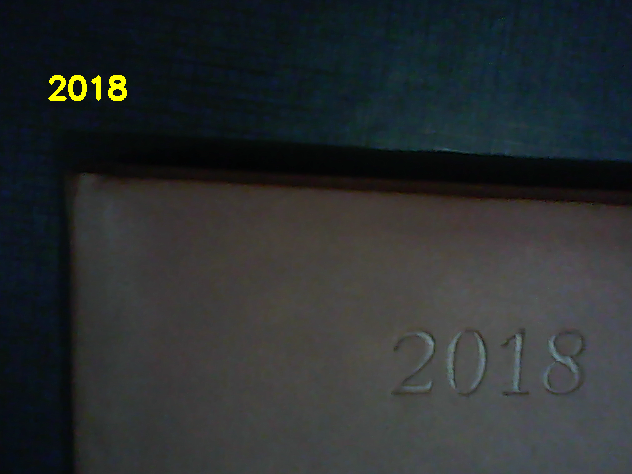
#> input picture images/2018.png, 632 x 474 px, given in place of the camera
$ python emboss_real_time.py   (older library calls are emulated)
#> lines starting #> are read from the running program, lines starting #| are printed output that depends on the picture; after the words box and inside, x2 and y2 are one past the last pixel; in counts of white or black regions, pixels touching at a corner belong together
import cv2
import numpy as np
from matplotlib import pyplot as plt
import imutils
import pytesseract

# read from web camera
cap = cv2.VideoCapture(1)

while True:
    # Read a frame
    _,image = cap.read()
#> image is the input picture: shape (474, 632, 3); mean B, G, R 48.1, 46.9, 42.5
    img = cv2.cvtColor(image, cv2.COLOR_BGR2GRAY)
    img = cv2.GaussianBlur(img, (7,7), 0)

    # perform edge detection, then perform a dilation + erosion to
    # close gaps in between object edges
    edged = cv2.Canny(img, 40, 90)
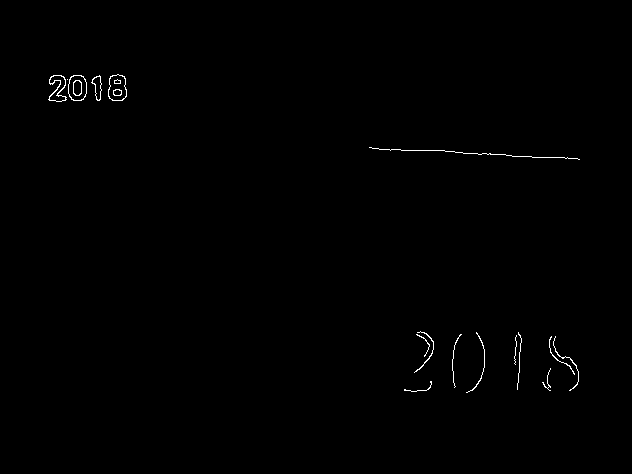
#> edged: shape (474, 632); 0.41% white in thin lines or dots, all inside (x1, y1, x2, y2) = (48, 74, 580, 393)
    dilate = cv2.dilate(edged, None, iterations=2)
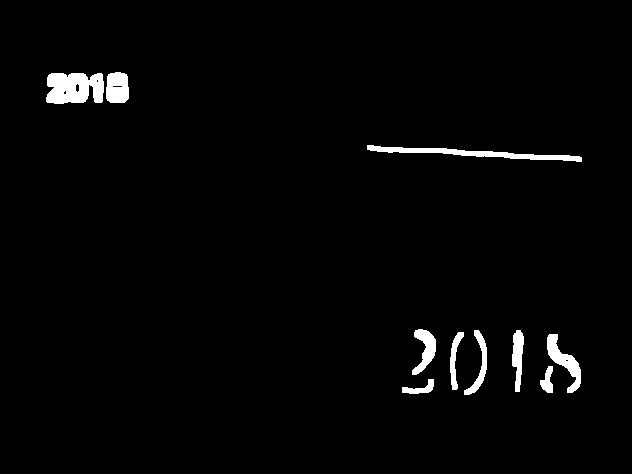
#> dilate: shape (474, 632); 2.1% white; 10 white regions
    # erode = cv2.erode(dilate, None, iterations=1)

    # create ann empty mask
    mask = np.ones(img.shape[:2], dtype="uint8") * 255

    # find the contours
    cnts = cv2.findContours(dilate.copy(), cv2.RETR_EXTERNAL,cv2.CHAIN_APPROX_SIMPLE)
#> cnts = 10 contours; largest, box (x1, y1, x2, y2) and area: (46, 73, 104, 104) 1424, (367, 145, 582, 162) 924, (547, 334, 581, 393) 662, (106, 72, 129, 103) 594, (412, 329, 436, 375) 492
    cnts = cnts[0] if imutils.is_cv2() else cnts[1]

    orig = img.copy()
    for c in cnts:
        # if the contour is not sufficiently large, ignore it
        if cv2.contourArea(c) < 200:
            cv2.drawContours(mask, [c], -1, 0, -1)

        x,y,w,h = cv2.boundingRect(c)

        # Filter and remove more contours according to your need
        if(w>h):
            cv2.drawContours(mask, [c], -1, 0, -1)
#> this loop made 10 passes
#> (x, y, w, h) on passes 1 to 10: (402, 379, 32, 15), (540, 366, 13, 27), (547, 334, 34, 59), (450, 332, 14, 58), (512, 330, 12, 62), (464, 330, 23, 65), (412, 329, 24, 46), (367, 145, 215, 17), (46, 73, 58, 31), (106, 72, 23, 31)
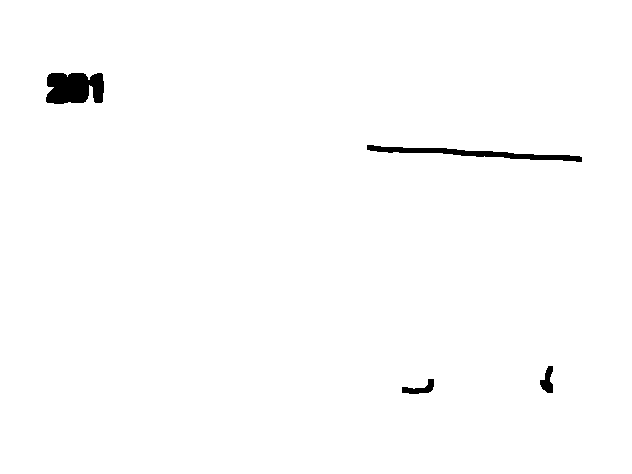
#> mask: shape (474, 632); 99% white; 4 black regions, box (x1, y1, x2, y2) and area: (46, 73, 104, 104) 1526, (367, 145, 582, 162) 1143, (402, 379, 434, 394) 221, (540, 366, 553, 393) 215

    # Remove ignored contours
    newimage = cv2.bitwise_and(dilate.copy(), dilate.copy(), mask=mask)
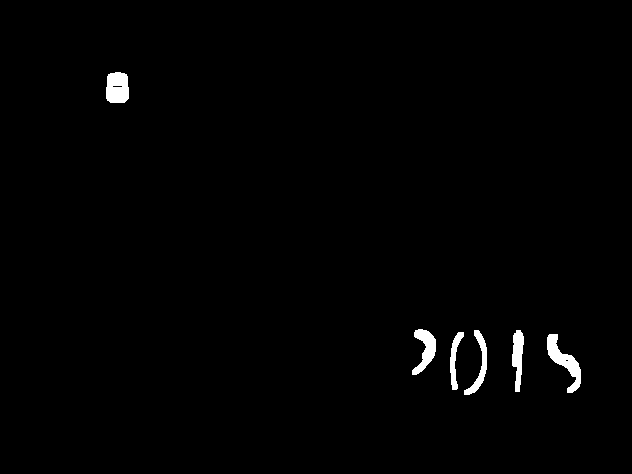
#> newimage: shape (474, 632); 1.1% white; 6 white regions, box (x1, y1, x2, y2) and area: (547, 334, 581, 393) 735, (106, 72, 129, 103) 630, (412, 329, 436, 375) 549, (512, 330, 524, 392) 493, (464, 330, 487, 395) 448, (450, 332, 464, 390) 344
    img2 = cv2.dilate(newimage, None, iterations=0)
    ret2,th1 = cv2.threshold(img2 ,0,255,cv2.THRESH_BINARY_INV | cv2.THRESH_OTSU)
#> ret2 = 0

    # Tesseract on the filtered image
#> (the run stopped early here; a loop or call above may not have finished)
